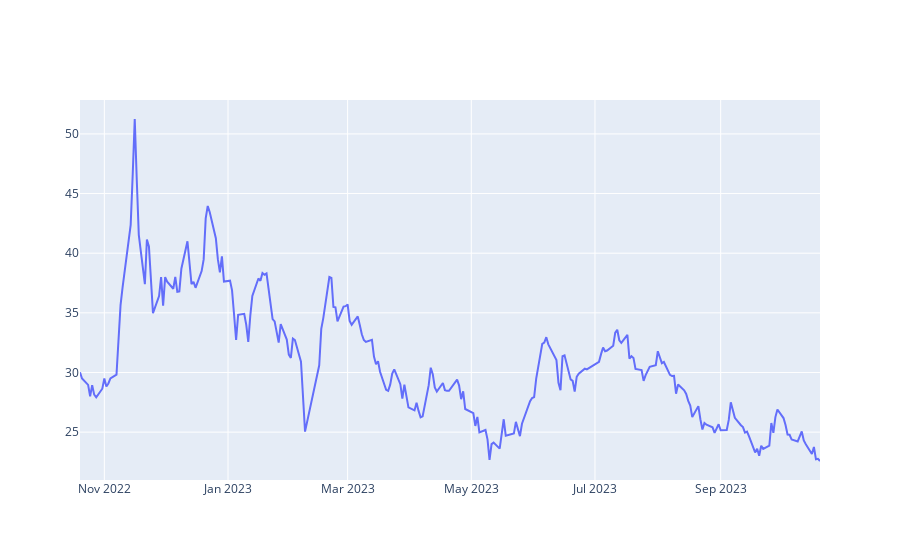

The cell this chart's notebook holds for it:
### Code cell
fig=go.Figure()
fig.add_trace(
    go.Scatter(x=data.index,y=data["adj close"])
)

### Figure 1 — Plotly figure (JSON) as saved in the notebook; plotly's stock layout.template omitted (floating-point values rounded to 4 significant figures; data arrays with more than 128 entries replaced by an {"elided": "..."} marker saying what was removed)
{"data": [{"type": "scatter", "x": {"elided": "251 str values"}, "y": {"elided": "251 float values"}}], "layout": {}}
